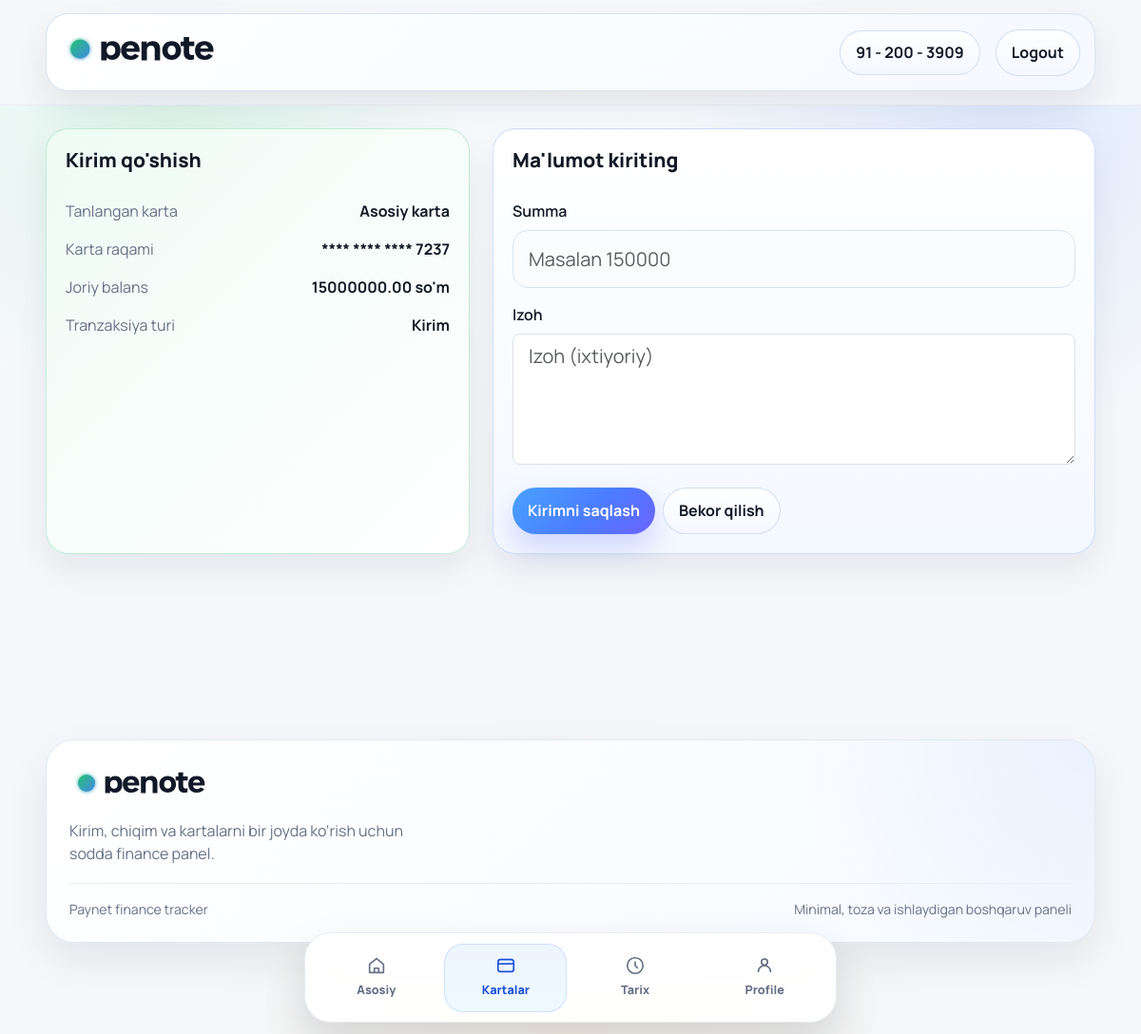
The app's page /cards/34/income/add/ (signed in) with its own data.
### finance/models.py (models this page shows, shortened)
class VirtualCard(models.Model):
    user = models.ForeignKey(
        settings.AUTH_USER_MODEL,
        on_delete=models.CASCADE,
        related_name="cards",
    )
    name = models.CharField(max_length=100, default="Asosiy karta")
    card_number = models.CharField(max_length=16, unique=True, blank=True)
    starting_balance = models.DecimalField(
        max_digits=12,
        decimal_places=2,
        default=STARTING_CARD_BALANCE,
        validators=[MinValueValidator(Decimal("0.00"))],
    )
    balance = models.DecimalField(
        max_digits=12,
        decimal_places=2,
        default=STARTING_CARD_BALANCE,
        validators=[MinValueValidator(Decimal("0.00"))],
    )
    total_income = models.DecimalField(
        max_digits=12,
        decimal_places=2,
        default=Decimal("0.00"),
        validators=[MinValueValidator(Decimal("0.00"))],
    )
    total_expense = models.DecimalField(
        max_digits=12,
        decimal_places=2,
        default=Decimal("0.00"),
        validators=[MinValueValidator(Decimal("0.00"))],
    )
    created_at = models.DateTimeField(auto_now_add=True)
    class Meta:
        ordering = ("created_at",)
    @property
    def masked_number(self):
        return f"**** **** **** {self.card_number[-4:]}"
    @property
    def current_balance(self):
        return self.balance

### finance/views.py (the view)
# urls.py: path("cards/<int:card_pk>/income/add/", CardIncomeCreateView.as_view(), name="card_income_create"),
class CardIncomeCreateView(IncomeCreateView):
    pass

### finance/forms.py
class TransactionCreateForm(StyledFinanceFormMixin, forms.ModelForm):
    def __init__(self, *args, user=None, selected_card=None, **kwargs):
        super().__init__(*args, **kwargs)
        self.fields["card"].queryset = user.cards.order_by("created_at") if user else VirtualCard.objects.none()
        self.fields["card"].initial = selected_card
        self.fields["card"].queryset = self.fields["card"].queryset.filter(pk=selected_card.pk)
        self.fields["card"].widget = forms.HiddenInput()
    class Meta:
        model = Transaction
        fields = ("card", "amount", "note")
        widgets = {
            "amount": forms.NumberInput(
                attrs={
                    "step": "0.01",
                    "min": "0.01",
                    "placeholder": "Masalan 150000",
                }
            ),
            "note": forms.Textarea(
                attrs={
                    "rows": 4,
                    "placeholder": "Izoh (ixtiyoriy)",
                }
            ),
        }

### finance/views.py (called while the page is built)
    def dispatch(self, request, *args, **kwargs):
        if not request.user.cards.exists():
            messages.warning(request, "Avval kamida bitta karta yarating.")
            return redirect("card_create")
        return super().dispatch(request, *args, **kwargs)

    def get_selected_card(self):
        if self.selected_card is not None:
            return self.selected_card
        self.selected_card = get_object_or_404(
            self.request.user.cards.order_by("created_at"),
            pk=self.kwargs["card_pk"],
        )
        return self.selected_card

    def get_form_kwargs(self):
        kwargs = super().get_form_kwargs()
        kwargs["user"] = self.request.user
        kwargs["selected_card"] = self.get_selected_card()
        return kwargs

    def get_context_data(self, **kwargs):
        context = super().get_context_data(**kwargs)
        context["page_title"] = self.page_title
        context["submit_label"] = self.submit_label
        context["transaction_type"] = self.transaction_type
        context["card_object"] = self.get_selected_card()
        return context

### templates/finance/transaction_form.html (shortened to what this page needs)
{% extends "base.html" %}
{% block content %}
<div class="row g-4 justify-content-center">
    <div class="col-12 col-lg-5">
        <div class="surface-card h-100 {% if transaction_type == 'income' %}panel-green{% else %}panel-rose{% endif %}">
            <h1 class="section-title">{{ page_title }}</h1>
            <br>
            <div class="d-grid gap-3">
                <div class="d-flex justify-content-between gap-3">
                    <span class="content-muted">Tanlangan karta</span>
                    <strong>{{ card_object.name }}</strong>
                </div>
                <div class="d-flex justify-content-between gap-3">
                    <span class="content-muted">Karta raqami</span>
                    <strong>{{ card_object.masked_number }}</strong>
                </div>
                <div class="d-flex justify-content-between gap-3">
                    <span class="content-muted">Joriy balans</span>
                    <strong>{{ card_object.current_balance }} so'm</strong>
                </div>
                <div class="d-flex justify-content-between gap-3">
                    <span class="content-muted">Tranzaksiya turi</span>
                    <strong>
                        {% if transaction_type == 'income' %}Kirim{% elif transaction_type == 'expense' %}Chiqim{% else %}Tranzaksiya{% endif %}
                    </strong>
                </div>
            </div>
        </div>
    </div>
    <div class="col-12 col-lg-7">
        <div class="surface-card transaction-form-main panel-blue">
            <h2 class="section-title">Ma'lumot kiriting</h2>
            <br>
            <form method="post" novalidate>
                <div class="mb-3">
                    <label for="{{ form.amount.id_for_label }}" class="form-label fw-semibold">Summa</label>
                    {{ form.amount }}
                </div>
                <div class="mb-3">
                    <label for="{{ form.note.id_for_label }}" class="form-label fw-semibold">Izoh</label>
                    {{ form.note }}
                </div>
                <div class="d-flex flex-wrap gap-2 mt-4">
                    <button type="submit" class="primary-button border-0">{{ submit_label }}</button>
                    <a href="{% if card_object %}{% url 'card_detail' card_object.pk %}{% else %}{% url 'transaction_list' %}{% endif %}" class="soft-button">Bekor qilish</a>
                </div>
            </form>
        </div>
    </div>
</div>
{% endblock %}

### templates/base.html (style rules this page uses)
:root { --pn-bg: #f5f7fa; --pn-surface: #ffffff; --pn-text: #121926; --pn-muted: #667085; --pn-border: #e7ecf3; --pn-green: #20c768; --pn-blue: #4b7cff; --pn-blue-dark: #1d4ed8; --pn-emerald-soft: #eefbf5; --pn-blue-soft: #eef4ff; --pn-violet-soft: #f3efff; --pn-gold-soft: #fff7e7; --pn-rose-soft: #fff0ec; --pn-violet: #7c63ff; --pn-gold: #f4ba47; --pn-rose: #f16f61; --pn-shadow-sm: 0 10px 30px rgba(15, 23, 42, 0.06); --pn-shadow-md: 0 18px 44px rgba(15, 23, 42, 0.08); }
body { margin: 0; min-height: 100vh; font-family: "Manrope", system-ui, -apple-system, BlinkMacSystemFont, "Segoe UI", sans-serif; color: var(--pn-text); background: radial-gradient( circle at 15% 12%, rgba(32, 199, 104, 0.12), transparent 22% ), radial-gradient( circle at 88% 10%, rgba(75, 124, 255, 0.14), transparent 24% ), radial-gradient( circle at 50% 100%, rgba(244, 186, 71, 0.12), transparent 30% ), linear-gradient( 180deg, #fcfdff 0%, #f7fafc 12%, var(--pn-bg) 42%, var(--pn-bg) 100% ); }
a { color: inherit; }
.phone-pill, .nav-pill, .primary-button, .soft-button { display: inline-flex; align-items: center; justify-content: center; min-height: 44px; border-radius: 999px; text-decoration: none; font-weight: 700; border: 1px solid transparent; transition: transform 0.2s ease, box-shadow 0.2s ease, border-color 0.2s ease; }
.phone-pill, .nav-pill, .soft-button { background: linear-gradient(180deg, #ffffff 0%, #f4f8ff 100%); border-color: rgba(209, 221, 241, 0.95); color: var(--pn-text); }
.nav-pill, .soft-button, .primary-button { padding: 0.72rem 1rem; }
.primary-button { background: linear-gradient(135deg, #49a2ff 0%, #4b7cff 55%, #6b63ff 100%); color: #ffffff; box-shadow: 0 14px 30px rgba(90, 111, 255, 0.26); }
.surface-card { background: linear-gradient( 180deg, rgba(255, 255, 255, 0.98) 0%, rgba(250, 252, 255, 0.96) 100% ); border: 1px solid rgba(225, 233, 244, 0.98); border-radius: 24px; box-shadow: 0 16px 34px rgba(15, 23, 42, 0.07); padding: 1.25rem; }
.section-title { font-size: 1.3rem; font-weight: 800; margin-bottom: 0.3rem; }
.section-subtitle, .content-muted { color: var(--pn-muted); }
input[type="text"], input[type="password"], input[type="email"], input[type="number"], select, textarea { width: 100%; min-height: 52px; padding: 0.9rem 1rem; border-radius: 16px; border: 1px solid #dbe4ee; background: #fbfcfe; outline: none; transition: border-color 0.2s ease, box-shadow 0.2s ease; }
textarea { min-height: 120px; resize: vertical; }
.panel-blue { background: linear-gradient(135deg, rgba(236, 244, 255, 0.98) 0%, rgba(255, 255, 255, 0.98) 100%); border-color: rgba(151, 182, 255, 0.42); }
.panel-green { background: linear-gradient(135deg, rgba(238, 251, 245, 0.98) 0%, rgba(255, 255, 255, 0.98) 100%); border-color: rgba(125, 212, 167, 0.42); }

### templates/finance/transaction_form.html (style rules this page uses)
.transaction-form-main { background: linear-gradient(180deg, rgba(255, 255, 255, 0.98) 0%, rgba(244, 248, 255, 0.98) 100%); }

### records on screen
VirtualCard: name "Asosiy karta", masked_number "**** **** **** 7237", current_balance "15000000.00"

### other values on screen
{{ page_title }} "Kirim qo'shish"
{{ submit_label }} "Kirimni saqlash"
